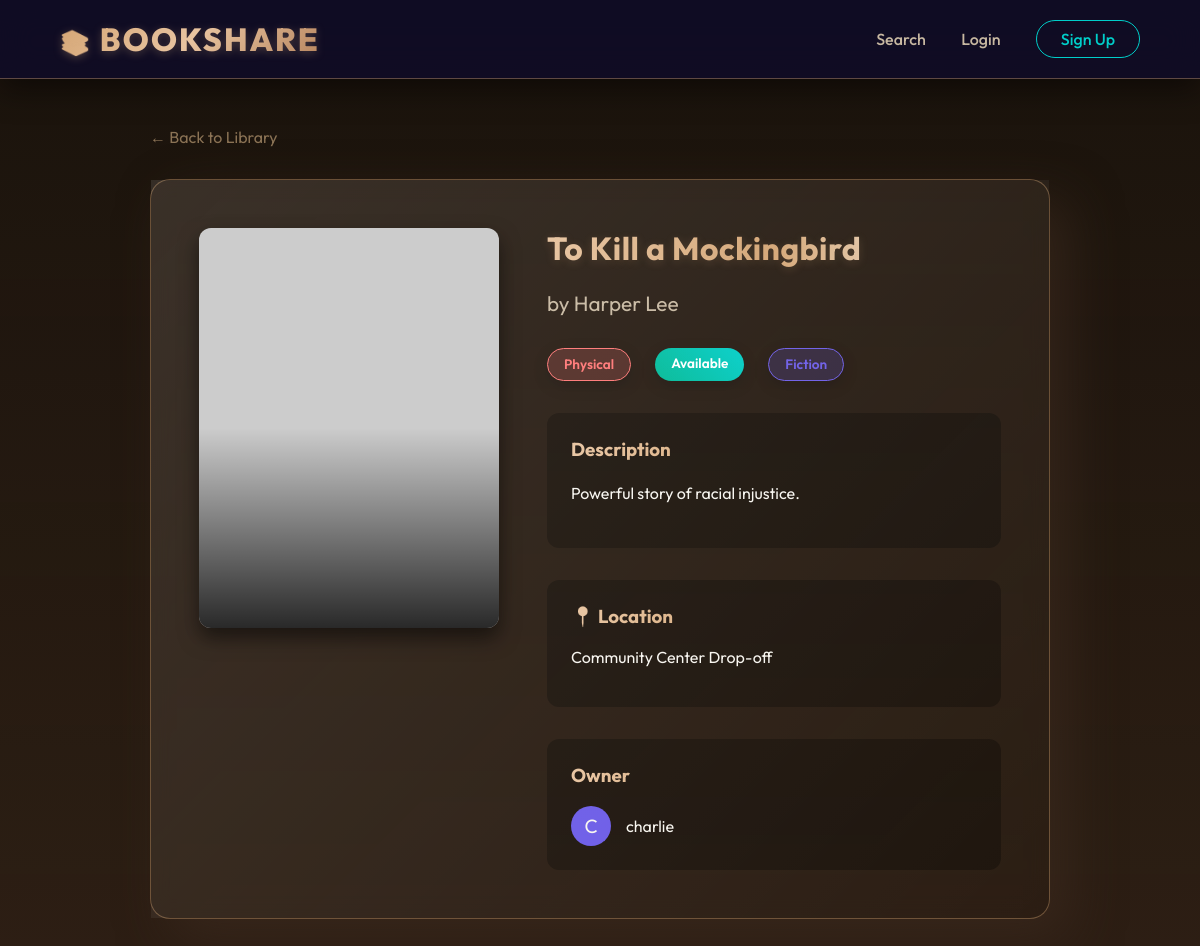
The app's page /book/2, older data.
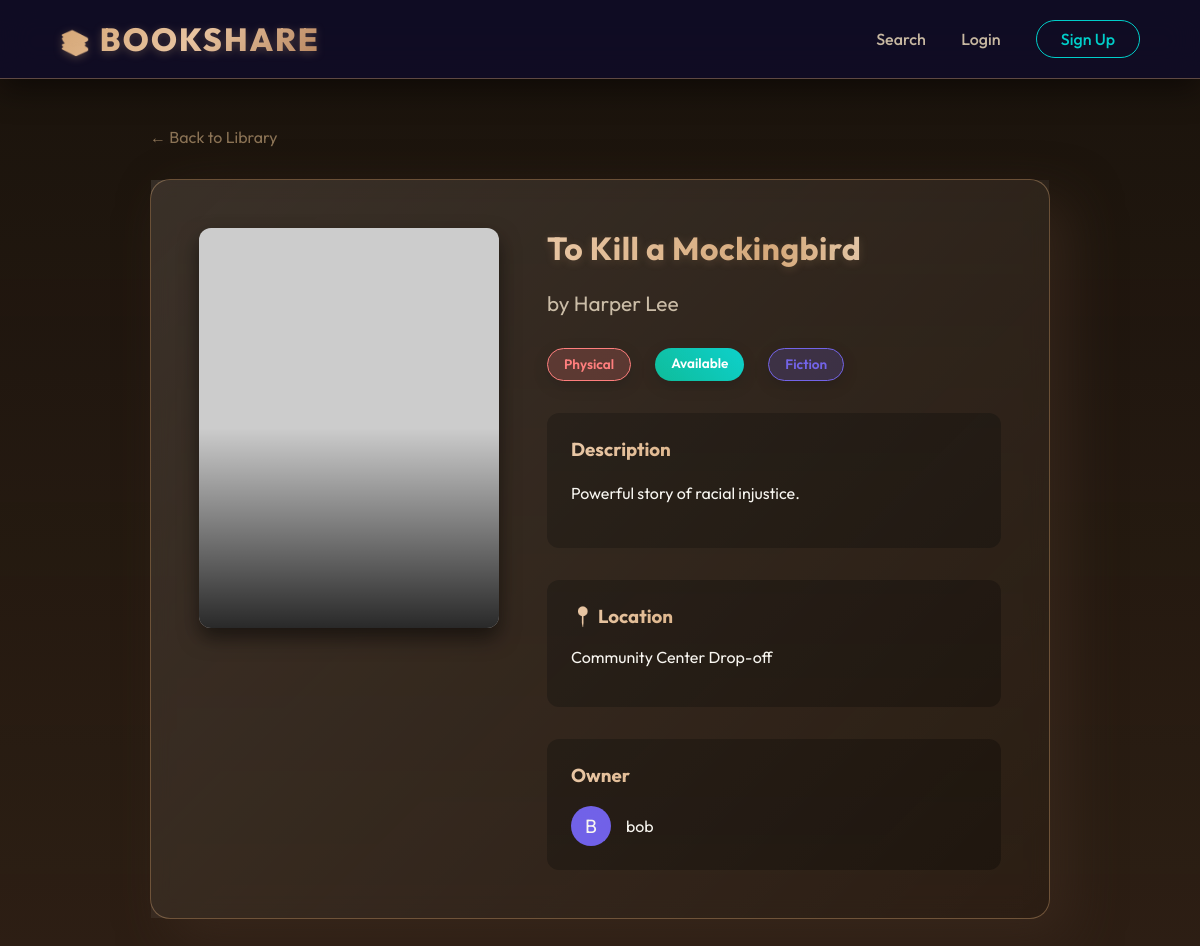
The same page, newer data.
### models.py (models this page shows, shortened)
class User(UserMixin, db.Model):
    id = db.Column(db.Integer, primary_key=True)
    username = db.Column(db.String(80), unique=True, nullable=False)
    email = db.Column(db.String(120), unique=True, nullable=False)
    password_hash = db.Column(db.String(512))
    role = db.Column(db.String(20), nullable=False, default='member') # member or admin
    is_blocked = db.Column(db.Boolean, default=False)

### app.py (the view)
@app.route('/book/<int:id>')
def book_detail(id):
    book = Book.query.get_or_404(id)
    if book.is_deleted:
        flash('This book is no longer available.')
        return redirect(url_for('index'))
    user_has_liked = False
    if current_user.is_authenticated:
        from models import BookLike
        user_has_liked = BookLike.query.filter_by(user_id=current_user.id, book_id=id).first() is not None
    return render_template('book_detail.html', book=book, user_has_liked=user_has_liked)

### app.py (called while the page is built)
@app.context_processor
def inject_globals():
    connected = False
    db_type = "SQLite"
    try:
        from sqlalchemy import text
        db.session.execute(text('SELECT 1'))
        connected = True
        uri = app.config.get('SQLALCHEMY_DATABASE_URI', '')
        if 'postgresql' in uri:
            db_type = "Postgres"
        elif '/tmp/' in uri:
            db_type = "SQLite (Temp)"
    except:
        connected = False
    import datetime
    today_str = datetime.date.today().strftime('%Y-%m-%d')
    return dict(db_connected=connected, db_type=db_type, today=today_str)

### templates/book_detail.html (shortened to what this page needs)
{% extends 'base.html' %}
{% block content %}
<div style="max-width: 900px; margin: 0 auto;">
    <a href="{{ url_for('index') }}"
        style="color: var(--secondary); text-decoration: none; display: inline-block; margin-bottom: 2rem;">
        ← Back to Library
    </a>
    <div class="card" style="padding: 3rem;">
        <div style="display: grid; grid-template-columns: 300px 1fr; gap: 3rem;">
            <div>
                <div class="book-cover"
                    style="background-image: url('https://picsum.photos/seed/{{ book.id }}/300/400'); height: 400px; margin-bottom: 1.5rem;">
                </div>
            </div>
            <div>
                <h1 style="margin-top: 0;">{{ book.title }}</h1>
                <p style="font-size: 1.3rem; color: var(--text-muted); margin-bottom: 2rem;">by {{ book.author }}</p>
                <div style="display: flex; gap: 1rem; margin-bottom: 2rem;">
                    <span class="badge {{ book.type|lower }}">{{ book.type }}</span>
                    <span class="badge {{ book.status|lower }}">{{ book.status }}</span>
                    <span class="badge"
                        style="background: rgba(108, 92, 231, 0.2); color: #6c5ce7; border: 1px solid #6c5ce7;">{{
                        book.category }}</span>
                </div>
                <div style="background: rgba(0,0,0,0.3); padding: 1.5rem; border-radius: 12px; margin-bottom: 2rem;">
                    <h3 style="margin-top: 0;">Description</h3>
                    <p style="line-height: 1.8;">{{ book.description or 'No description available.' }}</p>
                </div>
                {% if book.type == 'Physical' and book.location %}
                <div style="background: rgba(0,0,0,0.3); padding: 1.5rem; border-radius: 12px; margin-bottom: 2rem;">
                    <h3 style="margin-top: 0;">📍 Location</h3>
                    <p>{{ book.location }}</p>
                </div>
                {% endif %}
                <div style="background: rgba(0,0,0,0.3); padding: 1.5rem; border-radius: 12px;">
                    <h3 style="margin-top: 0;">Owner</h3>
                    <div style="display: flex; align-items: center;">
                        <div
                            style="width: 40px; height: 40px; border-radius: 50%; background: #6c5ce7; display: flex; align-items: center; justify-content: center; margin-right: 15px; font-size: 1.2rem;">
                            {{ book.owner.username[0]|upper }}
                        </div>
                        <span>{{ book.owner.username }}</span>
                    </div>
                </div>
            </div>
        </div>
    </div>
</div>
{% endblock %}

Row changes from the older to the newer data that the page shows:
no longer on this page (row edited): User: owner "C", owner.username "charlie"
now on this page (row edited): User: owner "B", owner.username "bob"
